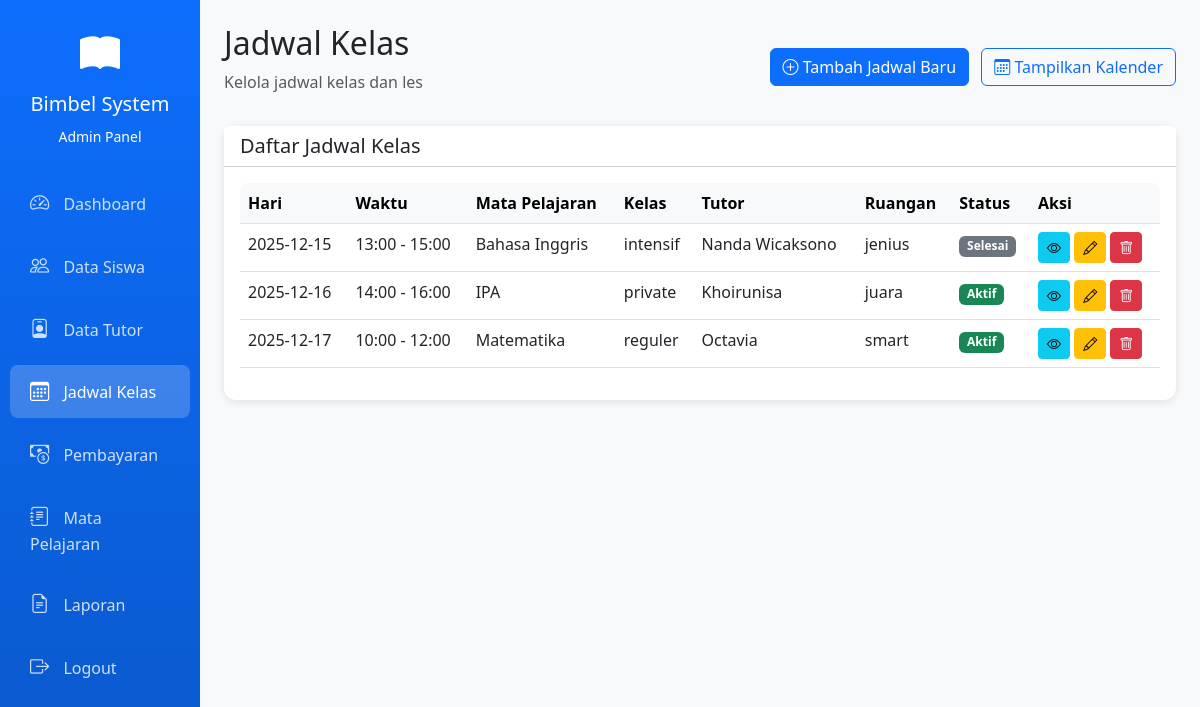
Page /admin/kelas.php (signed in) on the committed database.
### tables this page shows
CREATE TABLE `jadwal` (
  `id_jadwal` int NOT NULL,
  `id_kelas` int NOT NULL,
  `id_tutor` int NOT NULL,
  `id_mapel` int NOT NULL,
  `tanggal` date NOT NULL,
  `jam_mulai` time NOT NULL,
  `jam_selesai` time NOT NULL,
  `id_ruangan` int DEFAULT NULL,
  `status` enum('Aktif','Ditunda','Selesai') DEFAULT 'Aktif'
);

CREATE TABLE `mapel` (
  `id_mapel` int NOT NULL,
  `nama_mapel` varchar(50) DEFAULT NULL,
  `kode_mapel` varchar(20) DEFAULT NULL,
  `jenjang` enum('SD','SMP','SMA') DEFAULT NULL,
  `kurikulum` varchar(50) DEFAULT NULL,
  `deskripsi` text,
  `status` enum('Aktif','Nonaktif') DEFAULT 'Aktif',
  `created_at` timestamp NULL DEFAULT CURRENT_TIMESTAMP,
  `updated_at` datetime DEFAULT NULL
);

CREATE TABLE `kelas` (
  `id_kelas` int NOT NULL,
  `nama_kelas` varchar(50) NOT NULL,
  `id_mapel` int DEFAULT NULL,
  `id_tutor` int DEFAULT NULL,
  `status` enum('aktif','selesai') DEFAULT 'aktif',
  `created_at` timestamp NULL DEFAULT CURRENT_TIMESTAMP,
  `id_ruangan` int DEFAULT NULL
);

CREATE TABLE `tutor` (
  `id_tutor` int NOT NULL,
  `nama_tutor` varchar(100) NOT NULL,
  `email` varchar(100) NOT NULL,
  `telepon` varchar(20) DEFAULT NULL,
  `id_mapel` int NOT NULL,
  `pendidikan` varchar(100) NOT NULL,
  `pengalaman` int NOT NULL,
  `alamat` text NOT NULL,
  `status` enum('aktif','nonaktif','cuti') DEFAULT 'aktif',
  `created_at` timestamp NULL DEFAULT CURRENT_TIMESTAMP,
  `foto` varchar(255) DEFAULT NULL
);

CREATE TABLE `ruangan` (
  `id_ruangan` int NOT NULL,
  `nama_ruangan` varchar(50) NOT NULL,
  `keterangan` varchar(100) DEFAULT NULL
);

### admin/kelas.php (the view, shortened to what this page needs)
<?php
require "../config.php";
$qList = $conn->query("
    SELECT
    jadwal.*,
    mapel.nama_mapel,
    kelas.nama_kelas,
    tutor.nama_tutor,
    r.nama_ruangan AS ruangan
FROM jadwal
JOIN mapel ON jadwal.id_mapel = mapel.id_mapel
JOIN kelas ON jadwal.id_kelas = kelas.id_kelas
JOIN tutor ON jadwal.id_tutor = tutor.id_tutor
LEFT JOIN ruangan r ON jadwal.id_ruangan = r.id_ruangan
ORDER BY tanggal, jam_mulai
");
function h($s)
{
    return htmlspecialchars($s, ENT_QUOTES, 'UTF-8');
}
?>
<!DOCTYPE html>
<html lang="id">
<head>
    <link href="https://cdn.jsdelivr.net/npm/bootstrap@5.3.0/dist/css/bootstrap.min.css" rel="stylesheet">
    <link rel="stylesheet" href="https://cdn.jsdelivr.net/npm/bootstrap-icons@1.10.0/font/bootstrap-icons.css">
    <link rel="stylesheet" href="../assets/css/style.css">
</head>
<body>
    <div class="container-fluid">
        <div class="row">
            <div class="col-md-2 sidebar p-0">
                <div class="text-center text-white py-4">
                    <i class="bi bi-book-fill" style="font-size: 2.5rem;"></i>
                    <h5 class="mt-2">Bimbel System</h5>
                    <small>Admin Panel</small>
                </div>
                <nav class="nav flex-column">
                    <a class="nav-link" href="dashboardadmin.php"><i class="bi bi-speedometer2"></i> Dashboard</a>
                    <a class="nav-link" href="siswa.php"><i class="bi bi-people"></i> Data Siswa</a>
                    <a class="nav-link" href="tutor.php"><i class="bi bi-person-badge"></i> Data Tutor</a>
                    <a class="nav-link active" href="kelas.php"><i class="bi bi-calendar3"></i> Jadwal Kelas</a>
                    <a class="nav-link" href="pembayaran.php"><i class="bi bi-cash-coin"></i> Pembayaran</a>
                    <a class="nav-link" href="mapel.php"><i class="bi bi-journal-text"></i> Mata Pelajaran</a>
                    <a class="nav-link" href="laporan.php"><i class="bi bi-file-earmark-text"></i> Laporan</a>
                    <a class="nav-link" href="../logout.php"><i class="bi bi-box-arrow-right"></i> Logout</a>
                </nav>
            </div>
            <div class="col-md-10 content-wrapper p-4">
                <div class="page-header d-flex justify-content-between align-items-center mb-3">
                    <div>
                        <h2>Jadwal Kelas</h2>
                        <p class="text-muted">Kelola jadwal kelas dan les</p>
                    </div>
                    <div>
                        <a href="tambah-jadwal.php" class="btn btn-primary me-2">
                            <i class="bi bi-plus-circle"></i> Tambah Jadwal Baru
                        </a>
                        <button class="btn btn-outline-primary" id="toggleKalBtn" onclick="toggleKalender()">
                            <i class="bi bi-calendar3"></i> Tampilkan Kalender
                        </button>
                    </div>
                </div>
                <div class="card">
                    <div class="card-header bg-white">
                        <h5 class="mb-0">Daftar Jadwal Kelas</h5>
                    </div>
                    <div class="card-body">
                        <div class="table-responsive">
                            <table class="table table-hover">
                                <thead class="table-light">
                                    <tr>
                                        <th>Hari</th>
                                        <th>Waktu</th>
                                        <th>Mata Pelajaran</th>
                                        <th>Kelas</th>
                                        <th>Tutor</th>
                                        <th>Ruangan</th>
                                        <th>Status</th>
                                        <th>Aksi</th>
                                    </tr>
                                </thead>
                                <tbody>
                                    <?php while ($row = mysqli_fetch_assoc($qList)) : ?>
                                        <tr>
                                            <td><?= h($row['tanggal']) ?></td>
                                            <td><?= h(substr($row['jam_mulai'], 0, 5)) ?> - <?= h(substr($row['jam_selesai'], 0, 5)) ?></td>
                                            <td><?= h($row['nama_mapel']) ?></td>
                                            <td><?= h($row['nama_kelas']) ?></td>
                                            <td><?= h($row['nama_tutor']) ?></td>
                                            <td><?= h($row['ruangan'] ?? '-') ?></td>
                                            <td>
                                                <?php if ($row['status'] == "Aktif"): ?>
                                                    <span class="badge bg-success">Aktif</span>
                                                <?php elseif ($row['status'] == "Ditunda"): ?>
                                                    <span class="badge bg-warning">Ditunda</span>
                                                <?php else: ?>
                                                    <span class="badge bg-secondary"><?= h($row['status']) ?></span>
                                                <?php endif; ?>
                                            </td>
                                            <td>
                                                <button class="btn btn-sm btn-info view-detail" data-event='<?= json_encode($row, JSON_HEX_APOS | JSON_HEX_QUOT) ?>' data-bs-toggle="modal" data-bs-target="#eventModal"><i class="bi bi-eye"></i></button>
                                                <a href="kelas-edit.php?id=<?= $row['id_jadwal'] ?>" class="btn btn-sm btn-warning"><i class="bi bi-pencil"></i></a>
                                                <a onclick="return confirm('Hapus jadwal ini?')" href="hapus-jadwal.php?id=<?= $row['id_kelas'] ?>" class="btn btn-sm btn-danger"><i class="bi bi-trash"></i></a>
                                            </td>
                                        </tr>
                                    <?php endwhile; ?>
                                </tbody>
                            </table>
                        </div>
                    </div>
                </div>
            </div>
        </div>
    </div>
</body>
</html>

### assets/css/style.css (style rules this page uses)
body { font-family: 'Segoe UI', Tahoma, Geneva, Verdana, sans-serif; }
.sidebar { min-height: 100vh; background: linear-gradient(180deg, #0d6efd 0%, #0a58ca 100%); }
.sidebar .nav-link { color: rgba(255, 255, 255, 0.8); padding: 12px 20px; margin: 5px 10px; border-radius: 8px; transition: all 0.3s; }
.sidebar .nav-link:hover, .sidebar .nav-link.active { background-color: rgba(255, 255, 255, 0.2); color: white; }
.sidebar .nav-link i { margin-right: 10px; font-size: 1.2rem; }
.card { border: none; border-radius: 12px; box-shadow: 0 2px 8px rgba(0, 0, 0, 0.1); transition: transform 0.3s; }
.table-responsive { border-radius: 8px; }
.content-wrapper { padding: 30px; background-color: #f8f9fa; min-height: 100vh; }
.page-header { margin-bottom: 30px; }

### rows in the picture
jadwal: tanggal "2025-12-15", jam_mulai "13:00", jam_selesai "15:00", id_mapel.nama_mapel "Bahasa Inggris", id_kelas.nama_kelas "intensif", id_tutor.nama_tutor "Nanda Wicaksono", id_ruangan.nama_ruangan "jenius", status "Selesai"
jadwal: tanggal "2025-12-16", jam_mulai "14:00", jam_selesai "16:00", id_mapel.nama_mapel "IPA", id_kelas.nama_kelas "private", id_tutor.nama_tutor "Khoirunisa", id_ruangan.nama_ruangan "juara", status "Aktif"
jadwal: tanggal "2025-12-17", jam_mulai "10:00", jam_selesai "12:00", id_mapel.nama_mapel "Matematika", id_kelas.nama_kelas "reguler", id_tutor.nama_tutor "Octavia", id_ruangan.nama_ruangan "smart", status "Aktif"
